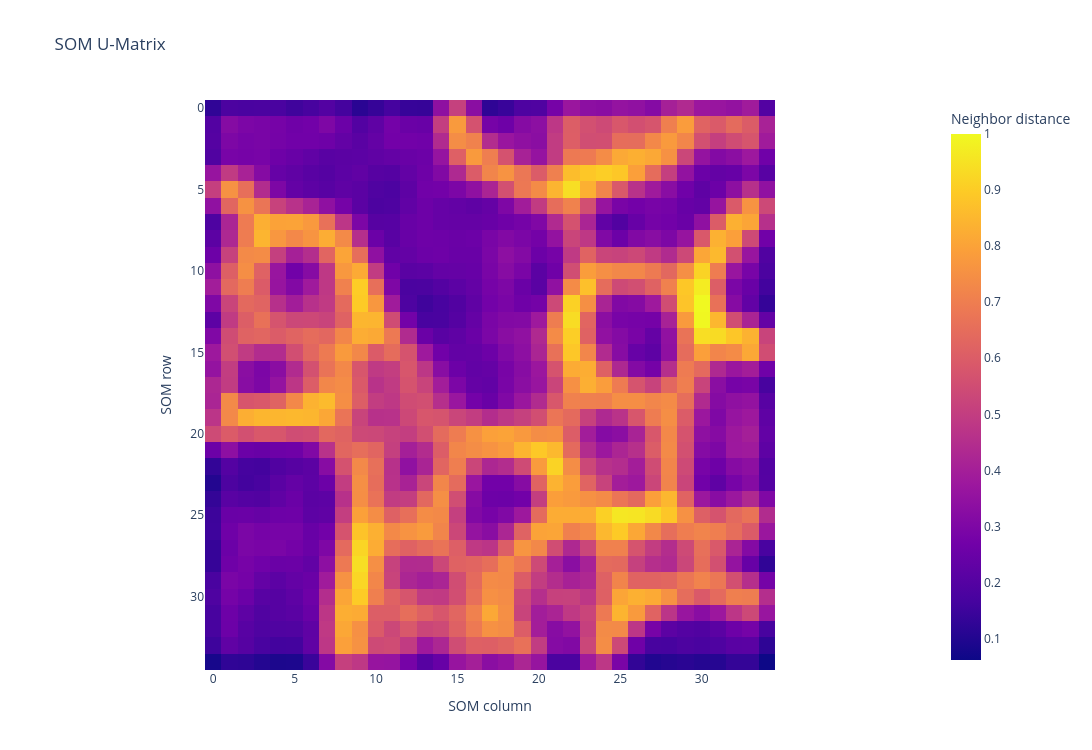

Here is the notebook cell this chart was saved with:
### Markdown cell above
## Project t-SNE clusters onto the SOM U-Matrix

### Code cell
fig.update_traces(
    marker=dict(size=3),
    opacity=0.55,
    selector=dict(type="scatter")
)

fig.update_layout(
    width=1100,
    height=750,
    legend=dict(
        title="t-SNE Cluster",
        x=1.18,
        y=1,
        font=dict(size=9)
    )
)

fig.update_coloraxes(
    colorbar=dict(
        title="Neighbor distance",
        x=1.05
    )
)

fig.write_html(
    PLOTS_DIR / "tsne_som_projection.html"
)

print("Saved:", PLOTS_DIR / "tsne_som_projection.html")

fig.show()

### Figure 1 — Plotly figure (JSON) as saved in the notebook; plotly's stock layout.template omitted (floating-point values rounded to 4 significant figures; data arrays with more than 128 entries replaced by an {"elided": "..."} marker saying what was removed)
{"data": [{"coloraxis": "coloraxis", "hovertemplate": "SOM column: %{x}<br>SOM row: %{y}<br>Neighbor distance: %{z}<extra></extra>", "name": "0", "type": "heatmap", "xaxis": "x", "yaxis": "y", "z": {"elided": "35x35 float values"}}], "layout": {"coloraxis": {"colorbar": {"title": {"text": "Neighbor distance"}, "x": 1.05}, "colorscale": [[0, "#0d0887"], [0.1111, "#46039f"], [0.2222, "#7201a8"], [0.3333, "#9c179e"], [0.4444, "#bd3786"], [0.5556, "#d8576b"], [0.6667, "#ed7953"], [0.7778, "#fb9f3a"], [0.8889, "#fdca26"], [1, "#f0f921"]]}, "height": 750, "legend": {"font": {"size": 9}, "title": {"text": "t-SNE Cluster"}, "x": 1.18, "y": 1}, "title": {"text": "SOM U-Matrix"}, "width": 1100, "xaxis": {"anchor": "y", "constrain": "domain", "domain": [0, 1], "scaleanchor": "y", "title": {"text": "SOM column"}}, "yaxis": {"anchor": "x", "autorange": "reversed", "constrain": "domain", "domain": [0, 1], "title": {"text": "SOM row"}}}}
